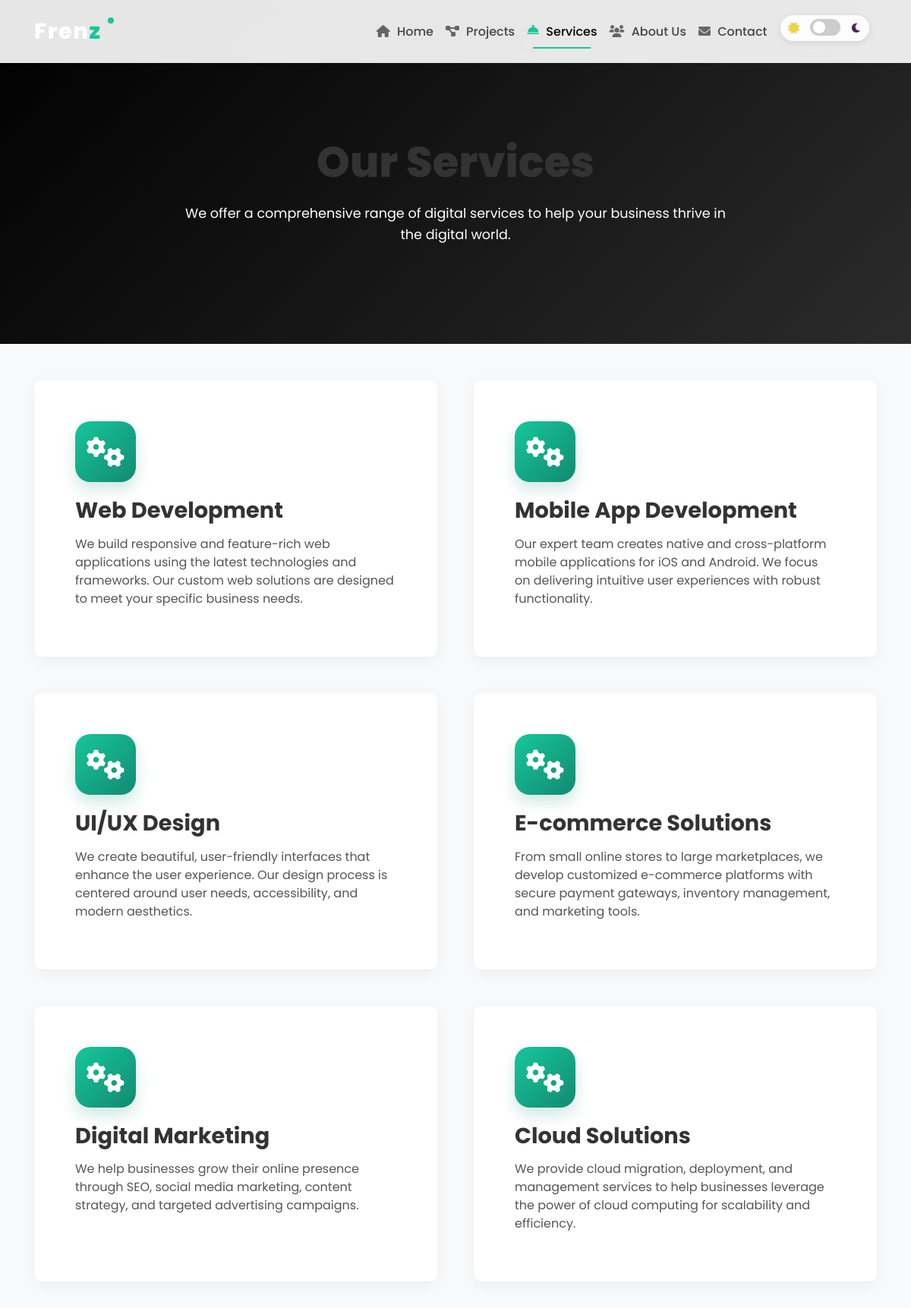
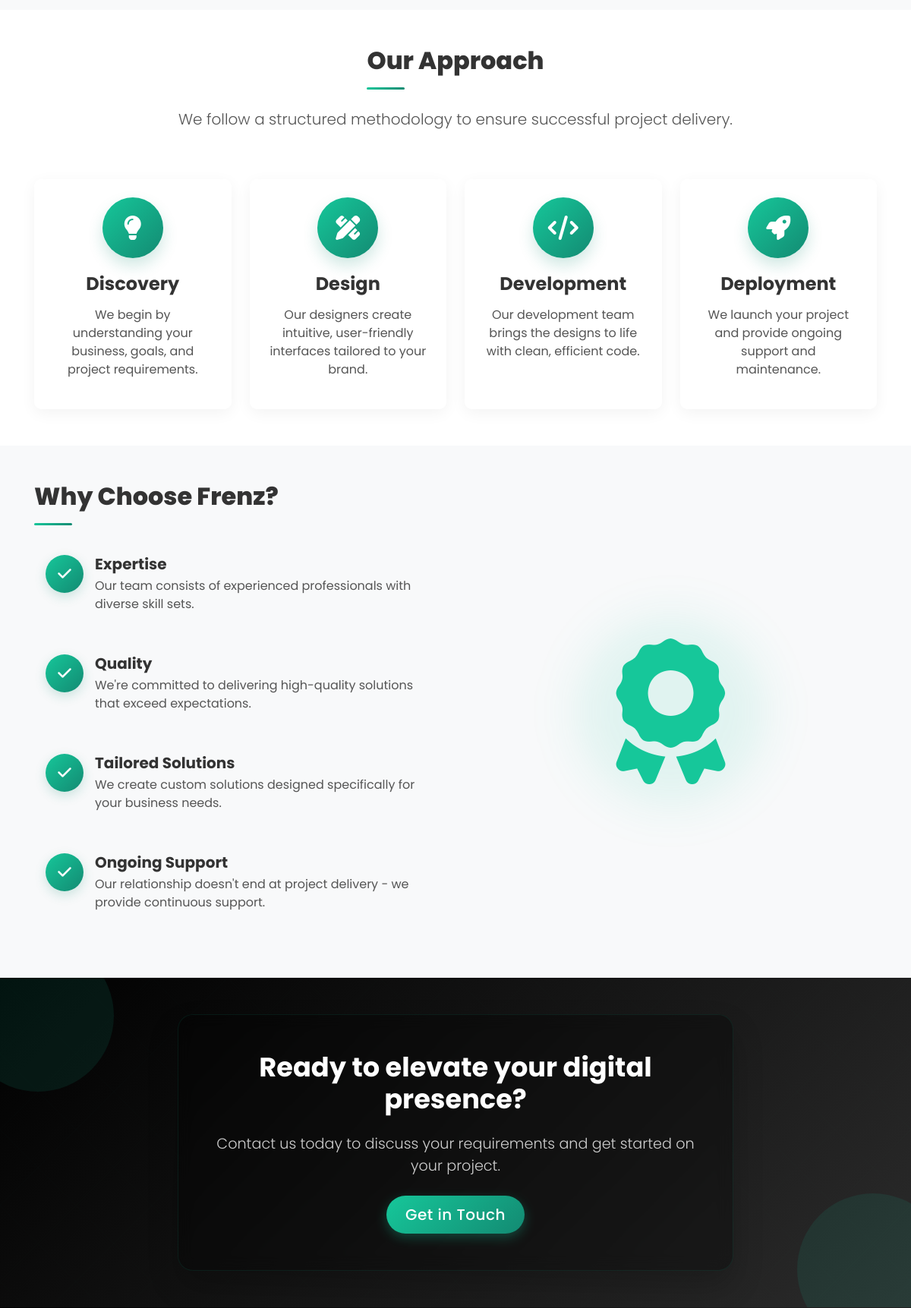
Page /services/ (upper part) on the committed database (2 pictures, top to bottom).
### main_app/models.py (models this page shows, shortened)
class Service(models.Model):
    title = models.CharField(max_length=200)
    description = models.TextField()
    icon_class = models.CharField(max_length=50, help_text="Font Awesome icon class", default="fas fa-cogs")
    class Meta:
        ordering = ['id']

### main_app/views.py (the view)
# urls.py: path('services/', views.services, name='services'),
def services(request):
    services = Service.objects.all()
    context = {
        'services': services,
        'title': 'Our Services | Frenz',
        'meta_description': 'Frenz offers web development, app development, web design, UI/UX design, and product design services.',
    }
    return render(request, 'services.html', context)

### templates/services.html (shortened to what this page needs)
{% extends 'base.html' %}
{% block content %}
<section class="services-hero animated-gradient">
    <div class="container">
        <div class="row">
            <div class="col-lg-8 mx-auto text-center hero-content">
                <h1 class="hero-title display-4" data-aos="fade-up">Our Services</h1>
                <p class="hero-subtitle" data-aos="fade-up" data-aos-delay="200">We offer a comprehensive range of digital services to help your business thrive in the digital world.</p>
            </div>
        </div>
    </div>
</section>
<section class="py-5 services-list-section">
    <div class="container">
        <div class="row g-5">
            {% for service in services %}
            <div class="col-md-6" data-aos="fade-up" data-aos-delay="{{ forloop.counter|add:'100' }}">
                <div class="service-detail-card h-100">
                    <div class="card-body p-4">
                        <div class="service-detail-icon">
                            <i class="{{ service.icon_class }}"></i>
                        </div>
                        <h3 class="service-detail-title">{{ service.title }}</h3>
                        <div class="service-detail-text">{{ service.description|linebreaks }}</div>
                    </div>
                </div>
            </div>
            {% endfor %}
        </div>
    </div>
</section>
<section class="py-5 approach-section">
    <div class="container">
        <div class="row justify-content-center mb-5">
            <div class="col-lg-8 text-center">
                <h2 class="section-heading" data-aos="fade-up">Our Approach</h2>
                <p class="lead" data-aos="fade-up" data-aos-delay="100">We follow a structured methodology to ensure successful project delivery.</p>
            </div>
        </div>
        <div class="row g-4">
            <div class="col-md-3" data-aos="fade-up" data-aos-delay="100">
                <div class="approach-card h-100">
                    <div class="card-body text-center p-4">
                        <div class="approach-icon">
                            <i class="fas fa-lightbulb"></i>
                        </div>
                        <h4 class="approach-title">Discovery</h4>
                        <p class="approach-text">We begin by understanding your business, goals, and project requirements.</p>
                    </div>
                </div>
            </div>
            <div class="col-md-3" data-aos="fade-up" data-aos-delay="200">
                <div class="approach-card h-100">
                    <div class="card-body text-center p-4">
                        <div class="approach-icon">
                            <i class="fas fa-pencil-ruler"></i>
                        </div>
                        <h4 class="approach-title">Design</h4>
                        <p class="approach-text">Our designers create intuitive, user-friendly interfaces tailored to your brand.</p>
                    </div>
                </div>
            </div>
            <div class="col-md-3" data-aos="fade-up" data-aos-delay="300">
                <div class="approach-card h-100">
                    <div class="card-body text-center p-4">
                        <div class="approach-icon">
                            <i class="fas fa-code"></i>
                        </div>
                        <h4 class="approach-title">Development</h4>
                        <p class="approach-text">Our development team brings the designs to life with clean, efficient code.</p>
                    </div>
                </div>
            </div>
            <div class="col-md-3" data-aos="fade-up" data-aos-delay="400">
                <div class="approach-card h-100">
                    <div class="card-body text-center p-4">
                        <div class="approach-icon">
                            <i class="fas fa-rocket"></i>
                        </div>
                        <h4 class="approach-title">Deployment</h4>
                        <p class="approach-text">We launch your project and provide ongoing support and maintenance.</p>
                    </div>
                </div>
            </div>
        </div>
    </div>
</section>
<section class="py-5 why-us-section">
    <div class="container">
        <div class="row align-items-center">
            <div class="col-lg-6" data-aos="fade-right">
                <h2 class="section-heading mb-4">Why Choose Frenz?</h2>
                <div class="mb-4 feature-item">
                    <div class="feature-icon-wrap">
                        <i class="fas fa-check"></i>
                    </div>
                    <div class="feature-content">
                        <h5 class="feature-title">Expertise</h5>
                        <p class="feature-text">Our team consists of experienced professionals with diverse skill sets.</p>
                    </div>
                </div>
                <div class="mb-4 feature-item">
                    <div class="feature-icon-wrap">
                        <i class="fas fa-check"></i>
                    </div>
                    <div class="feature-content">
                        <h5 class="feature-title">Quality</h5>
                        <p class="feature-text">We're committed to delivering high-quality solutions that exceed expectations.</p>
                    </div>
                </div>
                <div class="mb-4 feature-item">
                    <div class="feature-icon-wrap">
                        <i class="fas fa-check"></i>
                    </div>
                    <div class="feature-content">
                        <h5 class="feature-title">Tailored Solutions</h5>
                        <p class="feature-text">We create custom solutions designed specifically for your business needs.</p>
                    </div>
                </div>
                <div class="mb-4 feature-item">
                    <div class="feature-icon-wrap">
                        <i class="fas fa-check"></i>
                    </div>
                    <div class="feature-content">
                        <h5 class="feature-title">Ongoing Support</h5>
                        <p class="feature-text">Our relationship doesn't end at project delivery - we provide continuous support.</p>
                    </div>
                </div>
            </div>
            <div class="col-lg-6 text-center" data-aos="fade-left">
                <div class="award-icon-container">
                    <i class="fas fa-award award-icon"></i>
                    <div class="award-glow"></div>
                </div>
            </div>
        </div>
    </div>
</section>
<section class="py-5 cta-section position-relative">
    <div class="cta-overlay"></div>
    <div class="container text-center position-relative">
        <div class="row justify-content-center">
            <div class="col-lg-8" data-aos="fade-up">
                <div class="cta-content">
                    <h2 class="mb-4">Ready to elevate your digital presence?</h2>
                    <p class="lead mb-4">Contact us today to discuss your requirements and get started on your project.</p>
                    <a href="{% url 'contact' %}" class="btn btn-primary btn-lg">Get in Touch</a>
                </div>
            </div>
        </div>
    </div>
</section>
{% endblock %}

### templates/base.html (shortened to what this page needs)
<!DOCTYPE html>
<html lang="en">
<head>
    <link href="https://cdn.jsdelivr.net/npm/bootstrap@5.3.0/dist/css/bootstrap.min.css" rel="stylesheet">
    <link rel="stylesheet" href="https://cdnjs.cloudflare.com/ajax/libs/font-awesome/6.0.0/css/all.min.css">
    <link href="https://unpkg.com/aos@2.3.1/dist/aos.css" rel="stylesheet">
    <link rel="stylesheet" href="/static/css/styles.css">
</head>
<body>
    <nav class="navbar navbar-expand-lg navbar-dark fixed-top">
        <div class="container">
            <a class="navbar-brand" href="{% url 'home' %}">
                <span class="logo-text">Fren<span class="logo-accent">z</span></span>
                <span class="logo-dot"></span>
            </a>
            <div class="collapse navbar-collapse" id="navbarNav">
                <ul class="navbar-nav ms-auto">
                    <li class="nav-item">
                        <a class="nav-link {% if request.path == '/' %}active{% endif %}" href="{% url 'home' %}">
                            <span class="nav-icon"><i class="fas fa-home"></i></span>
                            Home
                        </a>
                    </li>
                    <li class="nav-item">
                        <a class="nav-link {% if request.path == '/projects/' %}active{% endif %}" href="{% url 'projects' %}">
                            <span class="nav-icon"><i class="fas fa-project-diagram"></i></span>
                            Projects
                        </a>
                    </li>
                    <li class="nav-item">
                        <a class="nav-link {% if request.path == '/services/' %}active{% endif %}" href="{% url 'services' %}">
                            <span class="nav-icon"><i class="fas fa-concierge-bell"></i></span>
                            Services
                        </a>
                    </li>
                    <li class="nav-item">
                        <a class="nav-link {% if request.path == '/about/' %}active{% endif %}" href="{% url 'about' %}">
                            <span class="nav-icon"><i class="fas fa-users"></i></span>
                            About Us
                        </a>
                    </li>
                    <li class="nav-item">
                        <a class="nav-link {% if request.path == '/contact/' %}active{% endif %}" href="{% url 'contact' %}">
                            <span class="nav-icon"><i class="fas fa-envelope"></i></span>
                            Contact
                        </a>
                    </li>
                    <li class="nav-item d-none d-lg-block">
                        <div id="desktop-theme-container" class="theme-toggle-wrapper"></div>
                    </li>
                </ul>
            </div>
        </div>
    </nav>
    <main>
        {% block content %}
        {% endblock %}
    </main>
</body>
</html>

### templates/base.html (style rules this page uses)
.navbar-brand { display: flex; align-items: center; position: relative; }
.logo-text { font-size: 1.8rem; font-weight: 800; letter-spacing: 1.5px; position: relative; margin-right: 5px; }
body:not([data-theme="dark"]) .logo-text { color: #222222; }
.logo-accent { color: var(--bright-teal); }
.logo-dot { display: inline-block; width: 8px; height: 8px; border-radius: 50%; background: var(--bright-teal); margin-left: 3px; position: relative; top: -15px; animation: pulse 2s infinite; }
.nav-icon { display: inline-block; margin-right: 5px; opacity: 0.8; transition: all 0.3s ease; }
.nav-link:hover .nav-icon, .nav-link.active .nav-icon { transform: translateY(-2px); opacity: 1; color: #16C79A; }
.btn { position: relative; overflow: hidden; }

### templates/services.html (style rules this page uses)
.services-hero { padding-top: 180px; padding-bottom: 100px; background: linear-gradient(135deg, var(--jet-black), var(--dark-charcoal)); position: relative; overflow: hidden; }
.services-list-section { background-color: var(--bg-primary); position: relative; }
.service-detail-card { background: var(--card-bg); border: none; border-radius: var(--border-radius-md); overflow: hidden; transition: var(--transition); box-shadow: var(--card-shadow); height: 100%; padding: 30px; display: flex; flex-direction: column; }
.service-detail-icon { width: 80px; height: 80px; display: flex; align-items: center; justify-content: center; font-size: 2.5rem; color: white; background: var(--gradient-primary); border-radius: 20px; margin-bottom: 20px; transition: all 0.5s ease; box-shadow: 0 10px 20px rgba(19, 138, 114, 0.2); }
.service-detail-title { font-size: 1.8rem; font-weight: 700; margin-bottom: 15px; color: var(--text-heading); }
.service-detail-text { color: var(--text-body); flex-grow: 1; }
.service-detail-text p { margin-bottom: 10px; }
.approach-section { background-color: var(--bg-secondary); }
.approach-card { background: var(--card-bg); border: none; border-radius: var(--border-radius-md); overflow: hidden; transition: var(--transition); box-shadow: var(--card-shadow); }
.approach-icon { width: 80px; height: 80px; display: flex; align-items: center; justify-content: center; font-size: 2rem; color: white; background: var(--gradient-primary); border-radius: 50%; margin: 0 auto 20px; transition: all 0.5s ease; box-shadow: 0 10px 20px rgba(19, 138, 114, 0.2); }
.approach-title { font-size: 1.5rem; font-weight: 700; margin-bottom: 15px; color: var(--text-heading); }
.approach-text { color: var(--text-body); }
.why-us-section { background-color: var(--bg-primary); }
.feature-item { display: flex; align-items: flex-start; gap: 15px; transition: var(--transition); padding: 15px; border-radius: var(--border-radius-md); }
.feature-icon-wrap { width: 50px; height: 50px; min-width: 50px; display: flex; align-items: center; justify-content: center; background: var(--gradient-primary); color: white; border-radius: 50%; font-size: 1.25rem; transition: var(--transition); box-shadow: 0 5px 15px rgba(19, 138, 114, 0.2); }
.feature-title { font-weight: 700; margin-bottom: 5px; color: var(--text-heading); }
.feature-text { color: var(--text-body); margin-bottom: 0; }
.award-icon-container { position: relative; display: inline-block; }
.award-icon { font-size: 12rem; color: var(--bright-teal); position: relative; z-index: 1; }
.award-glow { position: absolute; top: 50%; left: 50%; transform: translate(-50%, -50%); width: 250px; height: 250px; border-radius: 50%; background: rgba(22, 199, 154, 0.1); filter: blur(30px); z-index: 0; }
.cta-section { background: var(--gradient-dark); color: white; padding: 6rem 0; overflow: hidden; }
.cta-overlay { position: absolute; top: 0; left: 0; width: 100%; height: 100%; opacity: 0.2; }
.cta-content { position: relative; z-index: 10; background: rgba(0, 0, 0, 0.3); backdrop-filter: blur(10px); padding: 3rem; border-radius: 20px; border: 1px solid rgba(22, 199, 154, 0.1); box-shadow: 0 20px 40px rgba(0, 0, 0, 0.2); }
.cta-content h2 { color: white; }
.cta-content p { color: rgba(255, 255, 255, 0.8); }

### rows in the picture
Service: title "Web Development", description "We build responsive and feature-rich web applications using the latest technologies and frameworks. Our custom web solutions are designed to meet your specific business needs."
Service: title "Mobile App Development", description "Our expert team creates native and cross-platform mobile applications for iOS and Android. We focus on delivering intuitive user experiences with robust functionality."
Service: title "UI/UX Design", description "We create beautiful, user-friendly interfaces that enhance the user experience. Our design process is centered around user needs, accessibility, and modern aesthetics."
Service: title "E-commerce Solutions", description "From small online stores to large marketplaces, we develop customized e-commerce platforms with secure payment gateways, inventory management, and marketing tools."
Service: title "Digital Marketing", description "We help businesses grow their online presence through SEO, social media marketing, content strategy, and targeted advertising campaigns."
Service: title "Cloud Solutions", description "We provide cloud migration, deployment, and management services to help businesses leverage the power of cloud computing for scalability and efficiency."
